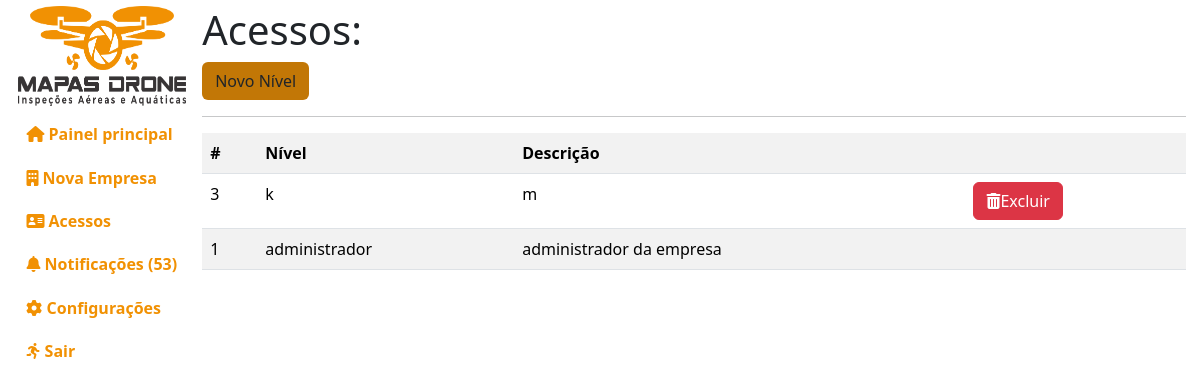
The page /administracao/niveis/ (signed in) on the database its author committed.
### empresa/models.py (models this page shows, shortened)
class Nivel(models.Model):
    nome_do_nivel = models.CharField(max_length=100, default="")
    descricao = models.TextField(max_length=255, default="")
    data_criado = models.DateTimeField(default=timezone.now)
    class Meta:
        db_table = "nivel"
        verbose_name = "Nivel"
        verbose_name_plural = "Niveis"
        ordering = ["-id"]

### administracao/views.py (the view)
# urls.py: path("niveis/", views.gerenciar_niveis),
def gerenciar_niveis(request):
    if request.user.is_authenticated and request.user.is_superuser:
        niveis = Nivel.objects.all()
        notificacoes = pega_notificacoes()
        context = {"niveis": niveis,
                   "notificacoes": notificacoes, "aviso": aviso()}
        return render(request, "administracao/public/gerenciar-niveis.html", context)
    info(request, msg="Você não tem permissão para acessar essa página!")
    return redirect("/")

### administracao/views.py (called while the page is built)
def pega_notificacoes(ordem="last"):
    notificacoes = Notificacoes.objects.all()
    return notificacoes

def aviso():
    nl = 0
    aviso = False
    for n in pega_notificacoes():
        if not n.visto:
            nl += 1
    if nl > 0:
        aviso = True
    return aviso

### templates/administracao/public/gerenciar-niveis.html (shortened to what this page needs)
{% extends 'base.html' %}
{% load static %}
{% load django_bootstrap5 %}
{% block css %}
<link rel="stylesheet" href="{% static 'index/css/administracao.css' %}">
{% endblock %}
{% block ld %}
<h1>Acessos:</h1>
<a class="botao btn" href="novo/">Novo N&iacute;vel</a>
<hr/>
{% if niveis %}
<table class="table table-striped">
    <tr>
        <th>#</th>
        <th>N&iacute;vel</th>
        <th>Descri&ccedil;&atilde;o</th>
        <th></th>
    </tr>
{% for nivel in niveis %}
    <tr>
        <td>{{nivel.id}}</td>
        <td>
            <span>{{nivel.nome_do_nivel}}</span>
        </td>
        <td>{{nivel.descricao}}
        </td>
        <td>
            {% if nivel.id != 1 %}
            <a href="/administracao/niveis/excluir/{{nivel.id}}" class="btn btn-danger">
                <i class="fa-solid fa-trash-can"></i>Excluir
            </a>
            {% endif %}
        </td>
    </tr>
{% endfor %}
</table>
{% else %}
    <div class="alert alert-danger">Nenhum n&iacute;vel de acesso cadastrado</div>
{% endif %}
{% endblock %}

### index/static/index/css/index.css (style rules this page uses)
body { overflow:hidden; }
.botao { background-color:#c27706; }

### rows shown on the page
Nivel: id "3", nome_do_nivel "k", descricao "m"
Nivel: id "1", nome_do_nivel "administrador", descricao "administrador da empresa"

### other values the page prints
{{ notificacoes|length }} "53"
